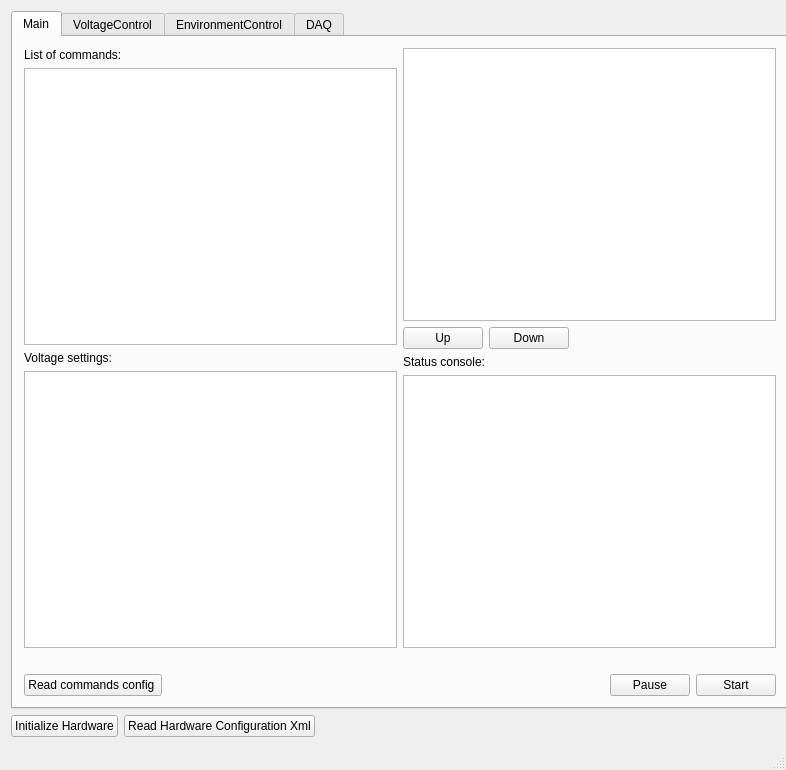
<?xml version="1.0" encoding="UTF-8"?>
<ui version="4.0">
 <class>MainWindow</class>
 <widget class="QMainWindow" name="MainWindow">
  <property name="geometry">
   <rect>
    <x>0</x>
    <y>0</y>
    <width>786</width>
    <height>770</height>
   </rect>
  </property>
  <property name="minimumSize">
   <size>
    <width>600</width>
    <height>400</height>
   </size>
  </property>
  <property name="windowTitle">
   <string>Burn-In Control Software</string>
  </property>
  <property name="toolButtonStyle">
   <enum>Qt::ToolButtonIconOnly</enum>
  </property>
  <widget class="QWidget" name="centralWidget">
   <property name="minimumSize">
    <size>
     <width>800</width>
     <height>0</height>
    </size>
   </property>
   <layout class="QGridLayout" name="gridLayout">
    <item row="0" column="0">
     <widget class="QTabWidget" name="tabWidget">
      <property name="enabled">
       <bool>true</bool>
      </property>
      <property name="currentIndex">
       <number>0</number>
      </property>
      <property name="usesScrollButtons">
       <bool>true</bool>
      </property>
      <property name="documentMode">
       <bool>false</bool>
      </property>
      <property name="tabsClosable">
       <bool>false</bool>
      </property>
      <property name="tabBarAutoHide">
       <bool>false</bool>
      </property>
      <widget class="QWidget" name="Main">
       <attribute name="title">
        <string>Main</string>
       </attribute>
       <layout class="QVBoxLayout" name="verticalLayout_7">
        <item>
         <layout class="QGridLayout" name="gridLayout_2">
          <item row="0" column="0">
           <layout class="QVBoxLayout" name="verticalLayout_2">
            <item>
             <widget class="QLabel" name="label_2">
              <property name="text">
               <string>List of commands:</string>
              </property>
             </widget>
            </item>
            <item>
             <widget class="QListView" name="listOfCommands"/>
            </item>
            <item>
             <widget class="QLabel" name="label_20">
              <property name="text">
               <string>Voltage settings:</string>
              </property>
             </widget>
            </item>
            <item>
             <widget class="QTableView" name="voltageTableView"/>
            </item>
           </layout>
          </item>
          <item row="0" column="1">
           <layout class="QVBoxLayout" name="verticalLayout_3">
            <item>
             <widget class="QTableView" name="AddedComands_tabelView">
              <property name="minimumSize">
               <size>
                <width>373</width>
                <height>0</height>
               </size>
              </property>
              <property name="dragEnabled">
               <bool>true</bool>
              </property>
              <property name="dragDropMode">
               <enum>QAbstractItemView::DragDrop</enum>
              </property>
              <property name="defaultDropAction">
               <enum>Qt::IgnoreAction</enum>
              </property>
             </widget>
            </item>
            <item>
             <layout class="QHBoxLayout" name="horizontalLayout_4">
              <item>
               <widget class="QPushButton" name="Up_pushButton">
                <property name="text">
                 <string>Up</string>
                </property>
               </widget>
              </item>
              <item>
               <widget class="QPushButton" name="Down_pushButton">
                <property name="text">
                 <string>Down</string>
                </property>
               </widget>
              </item>
              <item>
               <spacer name="horizontalSpacer_2">
                <property name="orientation">
                 <enum>Qt::Horizontal</enum>
                </property>
                <property name="sizeHint" stdset="0">
                 <size>
                  <width>40</width>
                  <height>20</height>
                 </size>
                </property>
               </spacer>
              </item>
             </layout>
            </item>
            <item>
             <widget class="QLabel" name="label_13">
              <property name="text">
               <string>Status console:</string>
              </property>
             </widget>
            </item>
            <item>
             <widget class="QTextBrowser" name="textBrowser"/>
            </item>
           </layout>
          </item>
         </layout>
        </item>
        <item>
         <widget class="QLabel" name="label">
          <property name="text">
           <string/>
          </property>
         </widget>
        </item>
        <item>
         <layout class="QHBoxLayout" name="horizontalLayout_2">
          <item>
           <widget class="QPushButton" name="readConfig_push_button">
            <property name="text">
             <string>Read commands config </string>
            </property>
           </widget>
          </item>
          <item>
           <spacer name="horizontalSpacer">
            <property name="orientation">
             <enum>Qt::Horizontal</enum>
            </property>
            <property name="sizeHint" stdset="0">
             <size>
              <width>408</width>
              <height>20</height>
             </size>
            </property>
           </spacer>
          </item>
          <item>
           <widget class="QPushButton" name="Pause_pushButton">
            <property name="text">
             <string>Pause</string>
            </property>
           </widget>
          </item>
          <item>
           <widget class="QPushButton" name="Start_pushButton">
            <property name="text">
             <string>Start</string>
            </property>
           </widget>
          </item>
         </layout>
        </item>
       </layout>
      </widget>
      <widget class="QWidget" name="VoltageControl">
       <attribute name="title">
        <string>VoltageControl</string>
       </attribute>
       <layout class="QVBoxLayout" name="verticalLayout">
        <item>
         <widget class="QGroupBox" name="groupBox">
          <property name="title">
           <string>Low Voltage</string>
          </property>
         </widget>
        </item>
        <item>
         <widget class="QGroupBox" name="groupBox_2">
          <property name="title">
           <string>High Voltage</string>
          </property>
         </widget>
        </item>
       </layout>
      </widget>
      <widget class="QWidget" name="EnvironmentControl">
       <property name="enabled">
        <bool>true</bool>
       </property>
       <property name="minimumSize">
        <size>
         <width>378</width>
         <height>178</height>
        </size>
       </property>
       <attribute name="title">
        <string>EnvironmentControl</string>
       </attribute>
       <layout class="QVBoxLayout" name="verticalLayout_8" stretch="0">
        <item>
         <layout class="QVBoxLayout" name="verticalLayout_5">
          <item>
           <widget class="QGroupBox" name="groupBox_3">
            <property name="title">
             <string>Monitoring</string>
            </property>
           </widget>
          </item>
          <item>
           <widget class="QGroupBox" name="groupBox_Chiller">
            <property name="title">
             <string>Control</string>
            </property>
           </widget>
          </item>
         </layout>
        </item>
       </layout>
      </widget>
      <widget class="QWidget" name="DAQControl">
       <property name="enabled">
        <bool>true</bool>
       </property>
       <property name="minimumSize">
        <size>
         <width>378</width>
         <height>178</height>
        </size>
       </property>
       <attribute name="title">
        <string>DAQ</string>
       </attribute>
      </widget>
     </widget>
    </item>
    <item row="1" column="0">
     <layout class="QHBoxLayout" name="horizontalLayout">
      <item>
       <widget class="QPushButton" name="init_button">
        <property name="text">
         <string>Initialize Hardware</string>
        </property>
       </widget>
      </item>
      <item>
       <widget class="QPushButton" name="read_conf_button">
        <property name="text">
         <string>Read Hardware Configuration Xml</string>
        </property>
       </widget>
      </item>
      <item>
       <spacer name="horizontalSpacer_3">
        <property name="orientation">
         <enum>Qt::Horizontal</enum>
        </property>
        <property name="sizeHint" stdset="0">
         <size>
          <width>40</width>
          <height>20</height>
         </size>
        </property>
       </spacer>
      </item>
     </layout>
    </item>
   </layout>
  </widget>
  <widget class="QMenuBar" name="menuBar">
   <property name="geometry">
    <rect>
     <x>0</x>
     <y>0</y>
     <width>786</width>
     <height>20</height>
    </rect>
   </property>
  </widget>
  <widget class="QStatusBar" name="statusBar">
   <property name="enabled">
    <bool>true</bool>
   </property>
  </widget>
  <action name="actionSetTemperature">
   <property name="text">
    <string>SetTemperature</string>
   </property>
  </action>
  <action name="actionGet_Temperature">
   <property name="text">
    <string>Get Temperature</string>
   </property>
  </action>
  <action name="actionOn_Power">
   <property name="text">
    <string>On Power</string>
   </property>
  </action>
  <action name="actionOff_power">
   <property name="text">
    <string>Off power</string>
   </property>
  </action>
  <action name="actionWait_2">
   <property name="checkable">
    <bool>false</bool>
   </property>
   <property name="text">
    <string>Wait</string>
   </property>
  </action>
 </widget>
 <layoutdefault spacing="6" margin="11"/>
 <resources/>
 <connections/>
</ui>
